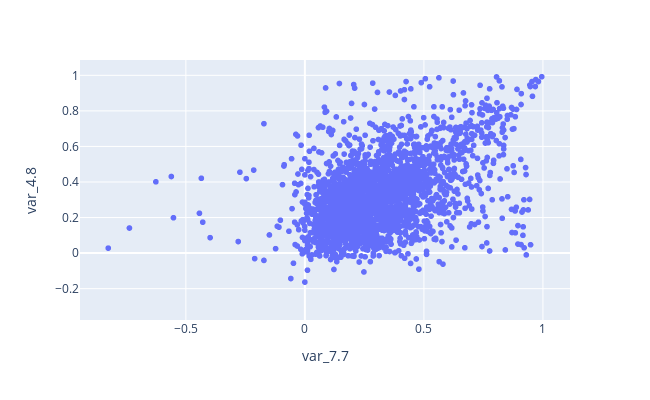

The code cell stored with this chart in its notebook:
### Code cell
# Masked scatterplot
mask = (model_df['var_4.8']<0.8) & (model_df['var_7.7']>0.95)
fig = px.scatter(model_df[~mask], x='var_7.7', y='var_4.8', width=650, height=400)
fig.show()

print(f'The number of points to be converted to NaNs: '
      f'{model_df[mask].shape[0]}')

### Figure 1 — Plotly figure (JSON) as saved in the notebook; plotly's stock layout.template omitted (floating-point values rounded to 4 significant figures; data arrays with more than 128 entries replaced by an {"elided": "..."} marker saying what was removed)
{"data": [{"hovertemplate": "var_7.7=%{x}<br>var_4.8=%{y}<extra></extra>", "legendgroup": "", "marker": {"color": "#636efa", "symbol": "circle"}, "mode": "markers", "name": "", "showlegend": false, "type": "scattergl", "x": {"elided": "3529 float values"}, "xaxis": "x", "y": {"elided": "3529 float values"}, "yaxis": "y"}], "layout": {"height": 400, "legend": {"tracegroupgap": 0}, "margin": {"t": 60}, "width": 650, "xaxis": {"anchor": "y", "domain": [0, 1], "title": {"text": "var_7.7"}}, "yaxis": {"anchor": "x", "domain": [0, 1], "title": {"text": "var_4.8"}}}}
